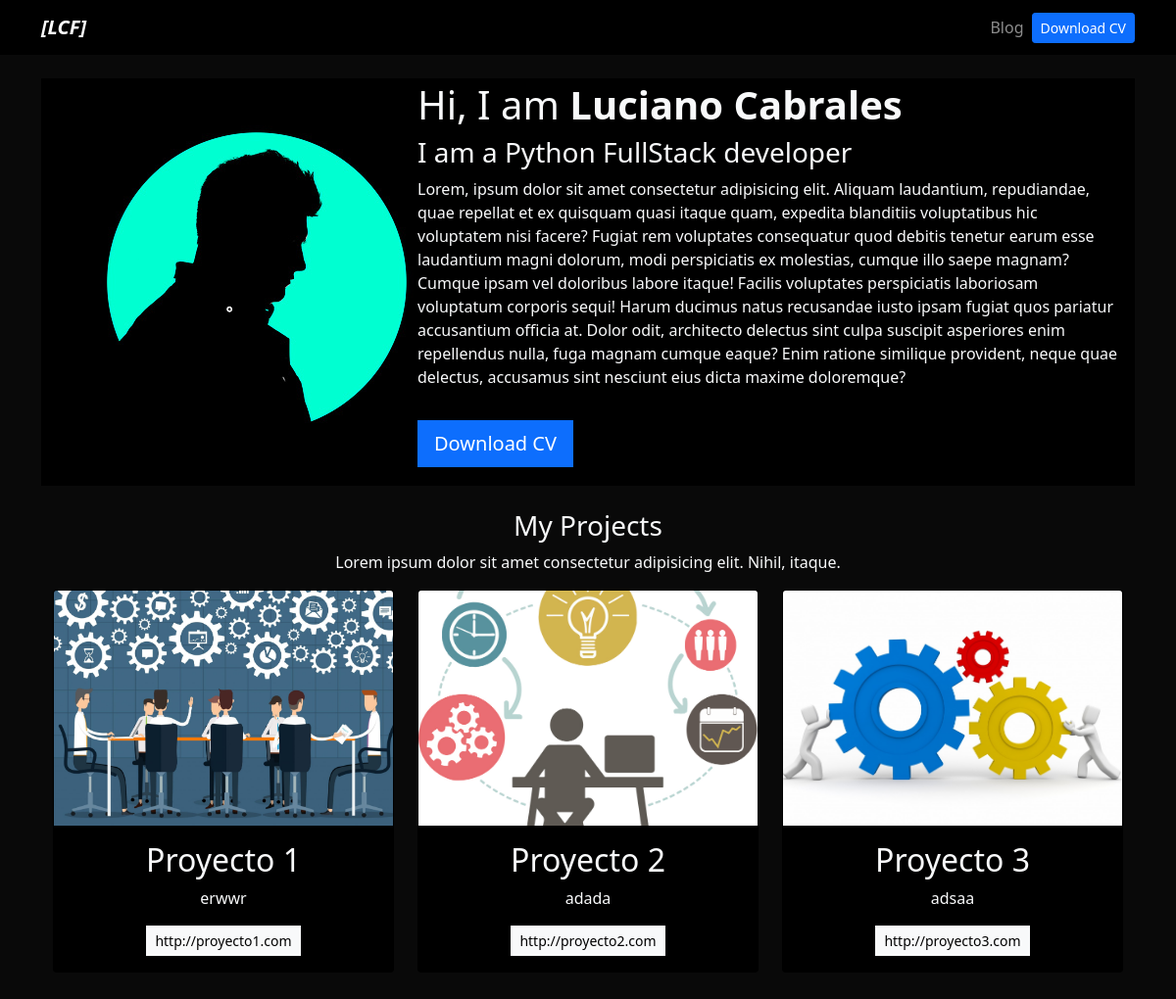
Before: / with the older database file.
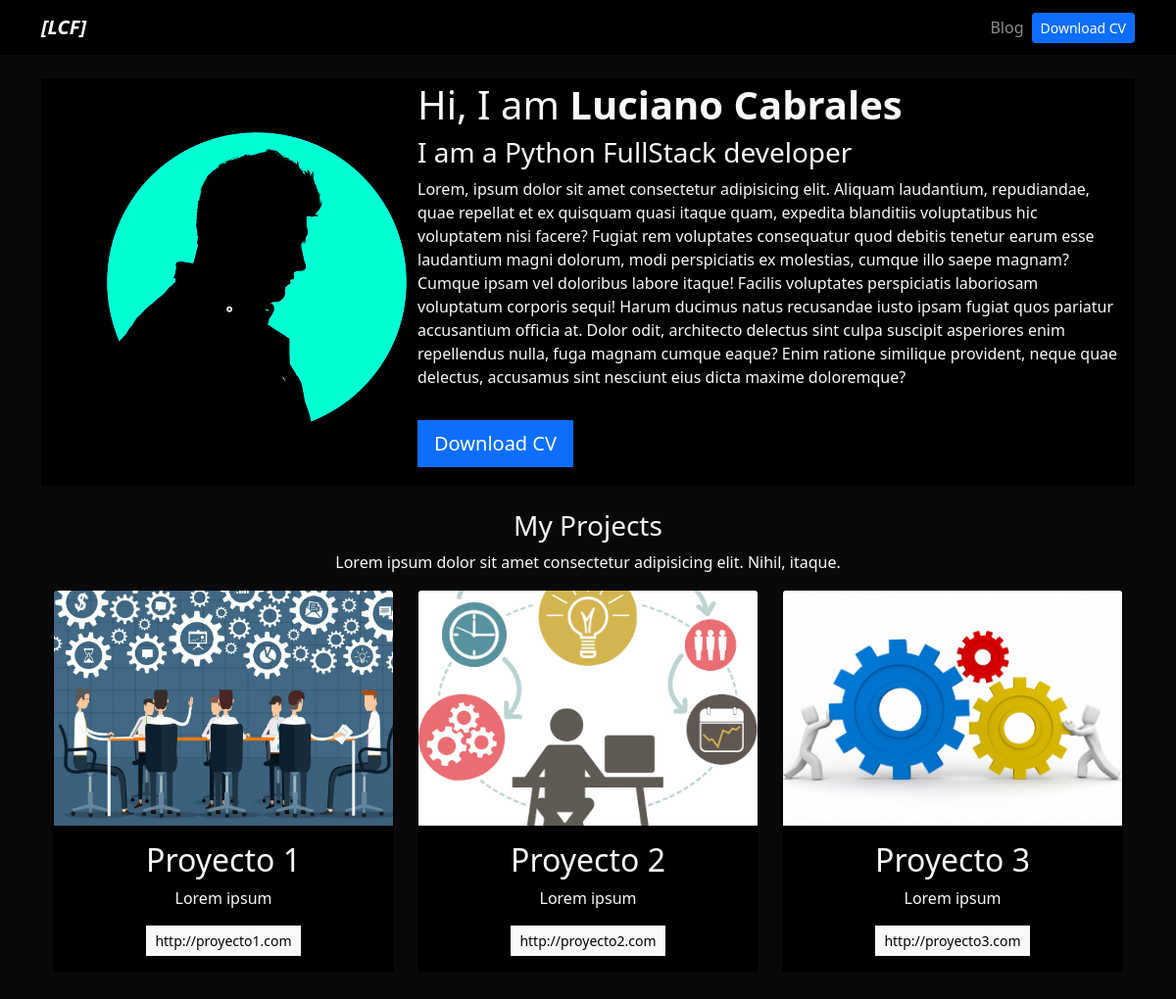
After: the same page with the newer database file.
### portfolio/models.py (models this page shows)
class Project(models.Model):
    title = CharField(max_length=100)
    description = CharField(max_length=250)
    image = ImageField(upload_to="portfolio/images/")
    url = URLField(blank=True)

### portfolio/views.py (the view)
# urls.py: 2. Add a URL to urlpatterns:  path('', views.home, name='home')
def home(request):
    projects = Project.objects.all()
    return render(request, "home.html", {"projects": projects})

### portfolio/templates/home.html (shortened to what this page needs)
{% extends "layout.html" %}
{% block content %}
{% load static %}
<header class="row bg-black">
    <div class="col-md-4">
        <img src="{% static 'portfolio/foto_perfil.jpg'%}" alt="">
    </div>
    <div class="col-md-8 my-auto">
        <h1>Hi, I am <strong>Luciano Cabrales</strong></h1>
        <h3>I am a Python FullStack developer</h3>
        <p>
            Lorem, ipsum dolor sit amet consectetur adipisicing elit. Aliquam laudantium, repudiandae, quae repellat et
            ex quisquam quasi itaque quam, expedita blanditiis voluptatibus hic voluptatem nisi facere? Fugiat rem
            voluptates consequatur quod debitis tenetur earum esse laudantium magni dolorum, modi perspiciatis ex
            molestias, cumque illo saepe magnam? Cumque ipsam vel doloribus labore itaque! Facilis voluptates
            perspiciatis laboriosam voluptatum corporis sequi! Harum ducimus natus recusandae iusto ipsam fugiat quos
            pariatur accusantium officia at. Dolor odit, architecto delectus sint culpa suscipit asperiores enim
            repellendus nulla, fuga magnam cumque eaque? Enim ratione similique provident, neque quae delectus,
            accusamus sint nesciunt eius dicta maxime doloremque?
        </p>
        <a href="{% static 'portfolio/cv.pdf' %}" class="btn btn-primary btn-lg rounded-0 my-3">Download CV</a>
    </div>
</header>
<div class="row my-4 text-center">
    <h3>My Projects</h3>
    <p>Lorem ipsum dolor sit amet consectetur adipisicing elit. Nihil, itaque.</p>
    {% for project in projects %}
    <div class="col-md-4">
        <div class="card bg-black card-project">
            <img src="{{project.image.url}}" alt="{{project.title}}" class="card-img-top img-projects">
            <div class="card-body">
                <h2>{{project.title}}</h2>
                <p>{{project.description}}</p>
                {% if project.url %}
                <a href="{{project.url}}" class="btn btn-light rounded-0 btn-sm" target="_blank">{{project.url}}</a>
                {% endif %}
            </div>
        </div>
    </div>
    {% endfor %}
    {% endblock %}

Changed rows visible on the page:
changed Project "Proyecto 1": description "erwwr" → "Lorem ipsum"
changed Project "Proyecto 2": description "adada" → "Lorem ipsum"
changed Project "Proyecto 3": description "adsaa" → "Lorem ipsum"
